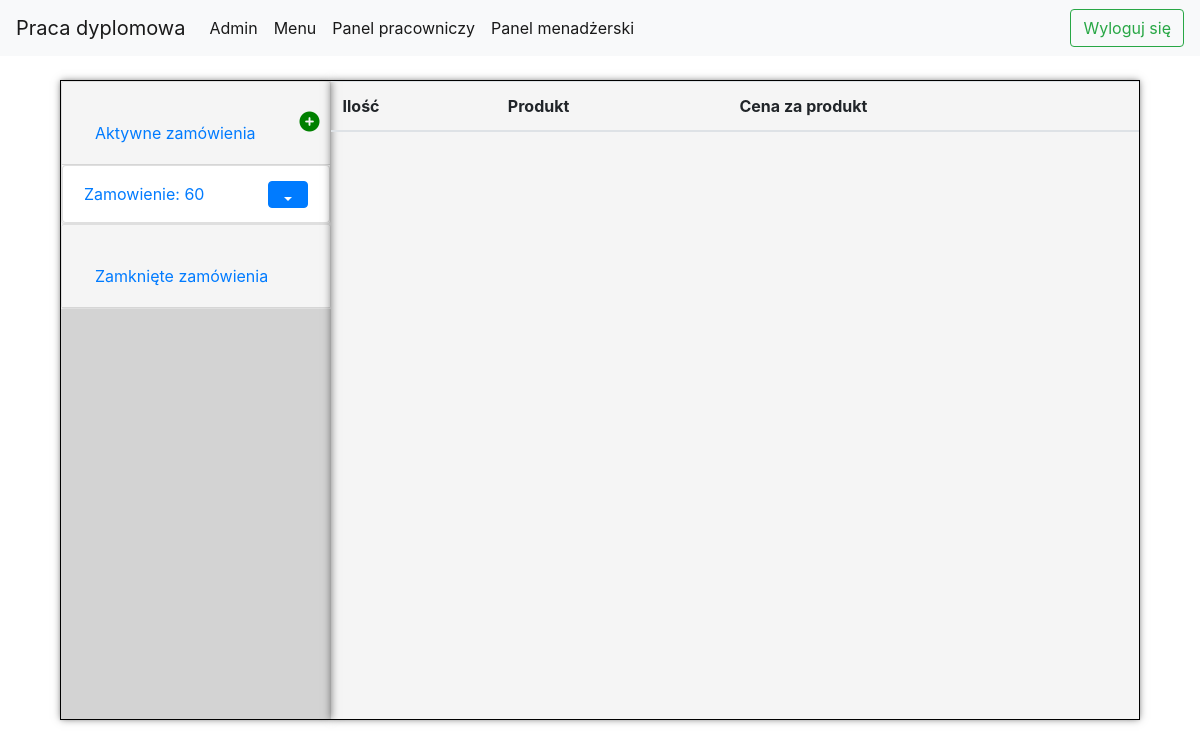
Before: /manage_orders/ (signed in) with the older database file.
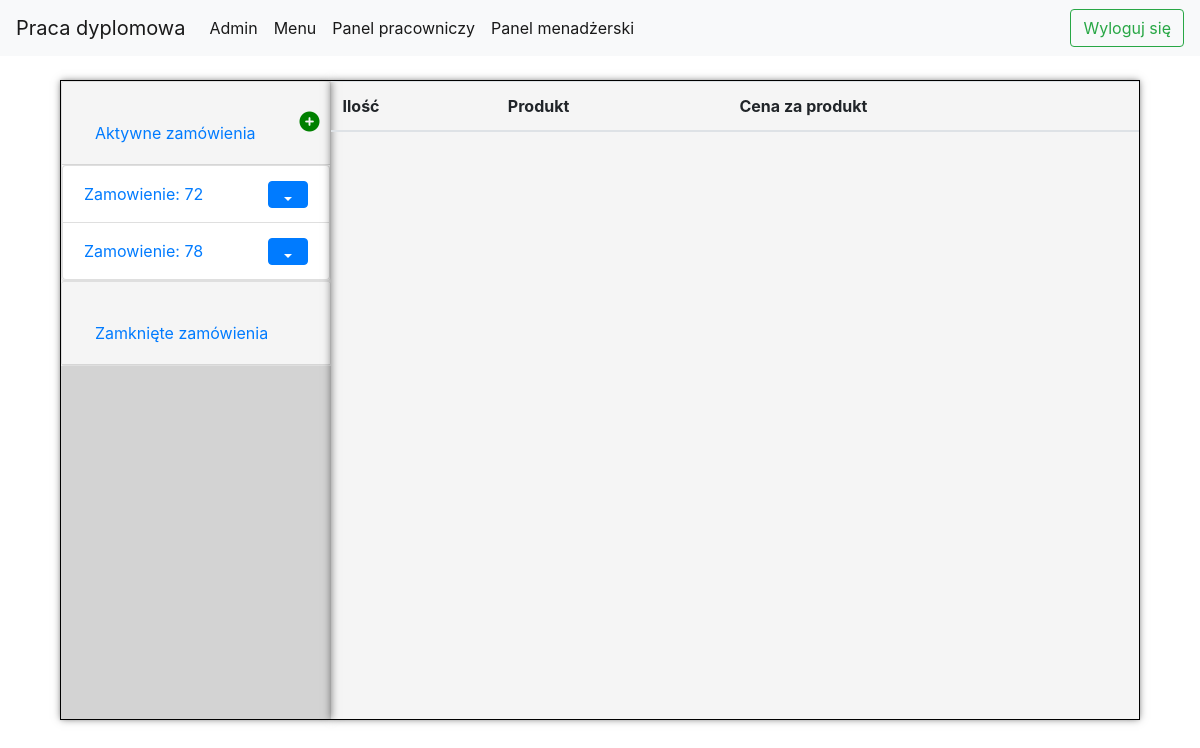
After: the same page with the newer database file.
### restaurantApp/models.py (models this page shows, shortened)
class Order(models.Model):
    date = models.DateTimeField(default=timezone.now)
    employee = models.ForeignKey(Employee, on_delete=models.CASCADE, default=None)
    total_price = models.FloatField(default=0)
    STATUS_TYPES = (
        ('A', 'Aktywne'),
        ('Z', 'Zamknięte')
    )
    status = models.CharField(max_length=1, choices=STATUS_TYPES, default='A')
    PAYMENT_TYPES = (
        ('G', 'Gotówka'),
        ('K', 'Karta')
    )
    payment = models.CharField(max_length=1, choices=PAYMENT_TYPES, null=True, blank=True)
    def __str__(self):
        return f"Zamowienie: {self.id}"

### restaurantApp/views.py (the view)
# urls.py: path('manage_orders/', views.manage_orders, name="manage_orders"),
def manage_orders(request):
    employee = request.user.employee
    active_employee_orders = Order.objects.filter(employee=employee, status="A")
    closed_employee_orders = Order.objects.filter(employee=employee, status="Z")
    return render(request, "restaurantApp/manage_orders.html",
                  {"active_orders": active_employee_orders, "closed_orders": closed_employee_orders})

### templates/restaurantApp/manage_orders.html (shortened to what this page needs)
<!DOCTYPE html>
{% extends "restaurantApp/manage_template.html" %}
{% load static %}
{% block css_block %}
    <link rel="stylesheet" href="{% static 'css/products_group.css' %}">
    <link rel="stylesheet" type="text/css" href="{% static 'css/control_panel.css' %}">
    <link rel="stylesheet" href="{% static 'css/accordion.css' %}">
{% endblock %}
{% block accordion_div_block %}
    <div id="accordion">
        <div class="card">
            <div class="card-header" id="headingOne">
                <h5 class="mb-0">
                    <button class="btn btn-link" data-toggle="collapse" data-target="#collapseOne"
                            aria-expanded="true" aria-controls="collapseOne">
                        Aktywne zamówienia
                    </button>
                    <a href="{% url "restaurantApp:new_order" %}"><i
                            class="addSign fas fa-plus-circle"></i></a>
                </h5>
            </div>
            <div id="collapseOne" class="collapse show" aria-labelledby="headingOne" data-parent="#accordion">
                <div class="card-body">
                    <ul class="list-group">
                        {% for order in active_orders %}
                            <li class="list-group-item">
                                <table width="100%">
                                    <tr>
                                        <td>
                                            <a href="{% url "restaurantApp:order_detail" order.id %}">{{ order }}</a>
                                        </td>
                                        <td class="right-align">
                                            <div class="btn-group li-menu">
                                                <button type="button" class="btn btn-primary dropdown-toggle"
                                                        data-toggle="dropdown"
                                                        aria-haspopup="true" aria-expanded="false"></button>
                                            </div>
                                        </td>
                                    </tr>
                                </table>
                            </li>
                        {% endfor %}
                    </ul>
                </div>
            </div>
        </div>
        <div class="card">
            <div class="card-header" id="headingTwo">
                <h5 class="mb-0">
                    <button class="btn btn-link" data-toggle="collapse" data-target="#collapseTwo"
                            aria-expanded="true" aria-controls="collapseTwo">
                        Zamknięte zamówienia
                    </button>
                </h5>
            </div>
        </div>
    </div>
{% endblock %}
{% block view_div_block %}
    <table class="table">
        <thead>
        <tr>
            <th scope="col">Ilość</th>
            <th scope="col">Produkt</th>
            <th scope="col">Cena za produkt</th>
        </tr>
        </thead>
    </table>
{% endblock %}

Changed rows visible on the page:
removed Order: id "Zamowienie: 60"
added Order: id "Zamowienie: 72"
added Order: id "Zamowienie: 78"
